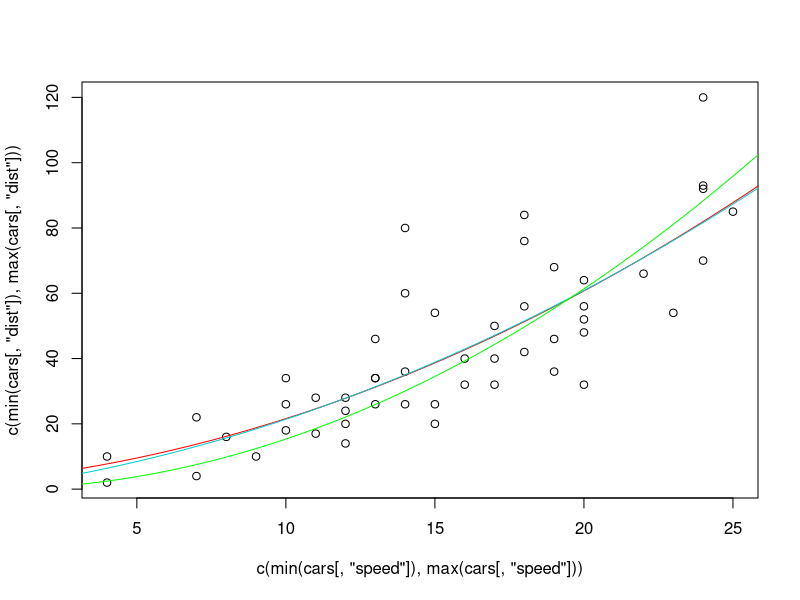

Here is the R script that generated this plot:

data(cars);
str(cars);
summary(cars);


### (a) ############################################################################################
###
### The best model is LM.cars.01. See below.
###

### ~~~~~~~~~~~~~~~~~~~~ ###
LM.cars.00 <- lm(
	formula = dist ~ speed + I(speed^2),
	data    = cars
	);
summary(LM.cars.00);


### ~~~~~~~~~~~~~~~~~~~~ ###
LM.cars.01 <- lm(
	formula = dist ~ -1 + speed + I(speed^2),
	data    = cars
	);
summary(LM.cars.01);


### ~~~~~~~~~~~~~~~~~~~~ ###
LM.cars.02 <- lm(
	formula = dist ~ -1 + I(speed^2),
	data    = cars
	);
summary(LM.cars.02);


### ~~~~~~~~~~~~~~~~~~~~ ###
AIC(
	LM.cars.00,
	LM.cars.01,
	LM.cars.02
	);


### ~~~~~~~~~~~~~~~~~~~~ ###
anova(LM.cars.00,LM.cars.01);


### ~~~~~~~~~~~~~~~~~~~~ ###
anova(LM.cars.00,LM.cars.02);


### ~~~~~~~~~~~~~~~~~~~~ ###
anova(LM.cars.01,LM.cars.02);


### (b) ############################################################################################
#
# The best model from part (a) is LM.cars.01.
# In this model, the intercept term is set to zero, and the model has only the monomial terms
# (speed) and (speed^2).
# The linear term (beta1 * speed) corresponds physically to the distance travelled before the driver
# starts to react (apply brake) to the stop signal, and during this time period, the vehicle travels
# at constant speed (the speed at the moment when the stop signal is given).
# Since in general, we know that speed * duration = distance travelled, we see that the coefficient
# beta1 roughly corresponds to the average reaction time (amount of time it takes a driver to start
# to react to the stop signal).
# According to the output of the following summary() command, we see that the average
# "reaction time" is approximately
#
#      1.23903 feet/(miles per hour) = 1.23903 feet/(5280 feet per hour)
#                                    = 0.0002346648 hour
#                                    = 0.0002346648 * 3600 seconds
#                                    = 0.8447933 second.
#

summary(LM.cars.01);


### (c) ############################################################################################
#
# No, it does NOT always make sense.
# For example, LM.cars.01 fits the data a lot better than LM.cars.00 (R-squared being
# 0.9133 vs 0.6673, respectively), even though LM.cars.01 can be obtained from LM.cars.00 by
# dropping the intercept term in LM.cars.00.
#

summary(LM.cars.00);

summary(LM.cars.01);

summary(LM.cars.02);

### Appendix #######################################################################################

library(lattice);
pdf("cars.pdf");

speeds    <- seq(0:300)/10;
plot(x = c(min(cars[,'speed']),max(cars[,'speed'])), y = c(min(cars[,'dist']),max(cars[,'dist'])), type = "n");

points(x = cars[,'speed'], y = cars[,'dist'], type = "p", col = "black");

distances <- 2.47014 + 0.91329 * speeds + 0.09996 * (speeds^2);
points(x = speeds, y = distances, type = "l", col = "red");

distances <- 1.23903 * speeds + 0.09014 * (speeds^2);
points(x = speeds, y = distances, type = "l", col = "cyan3");

distances <- 0.153374 * (speeds^2);
points(x = speeds, y = distances, type = "l", col = "green");

dev.off();

q();

